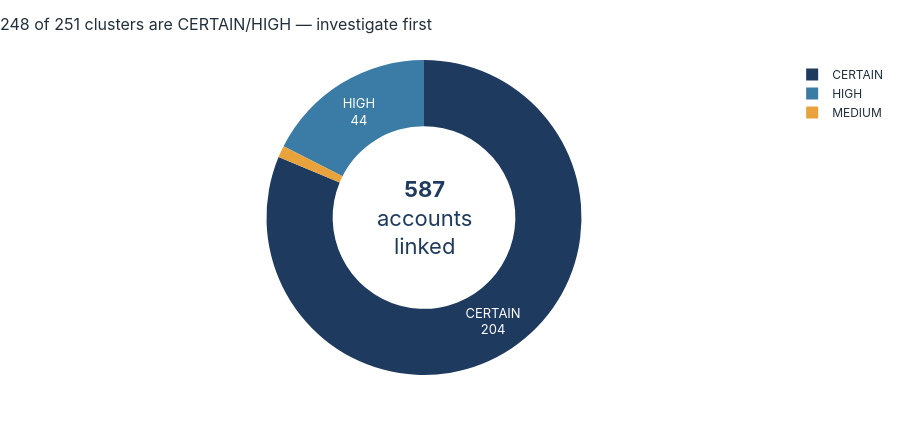
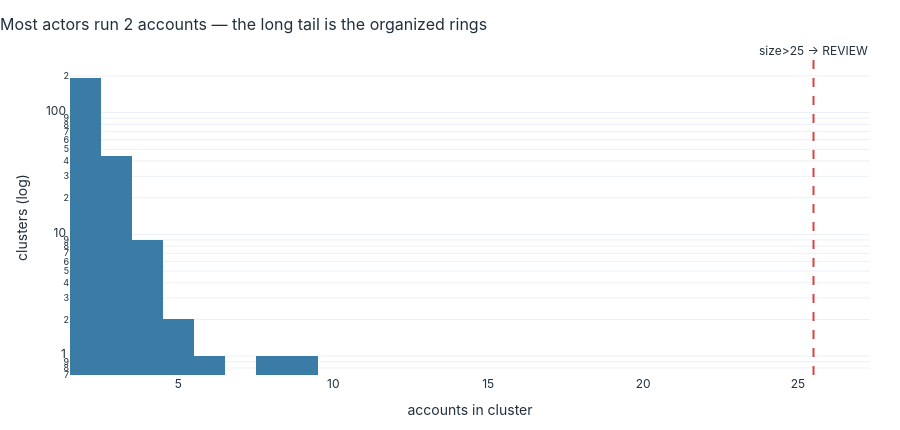

Write notebook code for charts like these, in order.
### Code cell
# STORY PLOTS: tier mix (donut, severity-ordered, KPI in hole) + cluster-size spread
torder = ["CERTAIN","HIGH","MEDIUM","LOW","REVIEW"]
present = [(t, tiers[t]) for t in torder if tiers.get(t,0) > 0]
labs = [t for t,_ in present]; vals = [v for _,v in present]
pulls = [0.12 if t=="REVIEW" else 0 for t in labs]
ch = sum(tiers.get(t,0) for t in ("CERTAIN","HIGH"))
tcol = ["black" if t in ("LOW","MEDIUM") else "white" for t in labs]
donut_ann = [dict(text=f"<b>{linked:,}</b><br>accounts<br>linked", x=0.5, y=0.5, showarrow=False, font=dict(size=22, color=NAVY))]
if "REVIEW" in labs:
    donut_ann.append(dict(text="REVIEW = size>25 & not email-alias", x=0.5, y=-0.08,
                          xref="paper", yref="paper", showarrow=False, font=dict(size=10, color="#777")))
f1 = go.Figure(go.Pie(labels=labs, values=vals, hole=0.58, sort=False, pull=pulls,
    marker=dict(colors=[TIER_COLORS[t] for t in labs]),
    textinfo="label+value", textposition="inside", insidetextorientation="horizontal",
    textfont=dict(color=tcol, size=13),
    hovertemplate="%{label}: %{value} clusters (%{percent})<extra></extra>"))
f1.update_layout(height=H_STD, title=f"{ch} of {len(rows)} clusters are CERTAIN/HIGH — investigate first",
    annotations=donut_ann)
display(f1)
sizes = pd.Series([c["size"] for c in rows])
sc = sizes.value_counts()
f2 = px.histogram(sizes, title="Most actors run 2 accounts — the long tail is the organized rings")
f2.update_traces(xbins=dict(start=1.5, size=1), marker_color=SINGLE_BAR,
                 hovertemplate="cluster size %{x}<br>%{y:,} clusters<extra></extra>")
f2.add_vline(x=25.5, line_dash="dash", line_color=ACCENT,
             annotation_text="size>25 → REVIEW", annotation_position="top")
f2.update_layout(height=H_STD, showlegend=False, xaxis_title="accounts in cluster",
                 yaxis_title="clusters (log)", yaxis_type="log",
                 yaxis_range=[math.log10(0.7), math.log10(sc.max()*1.4)])
f2

### Figure 1 — Plotly figure (JSON) as saved in the notebook; plotly's stock layout.template omitted (floating-point values rounded to 4 significant figures)
{"data": [{"hole": 0.58, "hovertemplate": "%{label}: %{value} clusters (%{percent})<extra></extra>", "insidetextorientation": "horizontal", "labels": ["CERTAIN", "HIGH", "MEDIUM"], "marker": {"colors": ["#1F3A5F", "#3A7CA5", "#E8A33D"]}, "pull": [0, 0, 0], "sort": false, "textfont": {"color": ["white", "white", "black"], "size": 13}, "textinfo": "label+value", "textposition": "inside", "type": "pie", "values": [204, 44, 3]}], "layout": {"annotations": [{"font": {"color": "#1F3A5F", "size": 22}, "showarrow": false, "text": "<b>587</b><br>accounts<br>linked", "x": 0.5, "y": 0.5}], "height": 430, "title": {"text": "248 of 251 clusters are CERTAIN/HIGH — investigate first"}}}

### Figure 2 — Plotly figure (JSON) as saved in the notebook; plotly's stock layout.template omitted (floating-point values rounded to 4 significant figures; data arrays with more than 128 entries replaced by an {"elided": "..."} marker saying what was removed)
{"data": [{"bingroup": "x", "hovertemplate": "cluster size %{x}<br>%{y:,} clusters<extra></extra>", "legendgroup": "0", "marker": {"color": "#3A7CA5", "pattern": {"shape": ""}}, "name": "0", "orientation": "v", "showlegend": true, "type": "histogram", "x": {"elided": "251 int values"}, "xaxis": "x", "xbins": {"size": 1, "start": 1.5}, "yaxis": "y"}], "layout": {"annotations": [{"showarrow": false, "text": "size>25 → REVIEW", "x": 25.5, "xanchor": "center", "xref": "x", "y": 1, "yanchor": "bottom", "yref": "y domain"}], "barmode": "relative", "height": 430, "legend": {"title": {"text": "variable"}, "tracegroupgap": 0}, "shapes": [{"line": {"color": "#D64545", "dash": "dash"}, "type": "line", "x0": 25.5, "x1": 25.5, "xref": "x", "y0": 0, "y1": 1, "yref": "y domain"}], "showlegend": false, "title": {"text": "Most actors run 2 accounts — the long tail is the organized rings"}, "xaxis": {"anchor": "y", "domain": [0.0, 1.0], "title": {"text": "accounts in cluster"}}, "yaxis": {"anchor": "x", "domain": [0.0, 1.0], "range": [-0.1549, 2.432], "title": {"text": "clusters (log)"}, "type": "log"}}}
